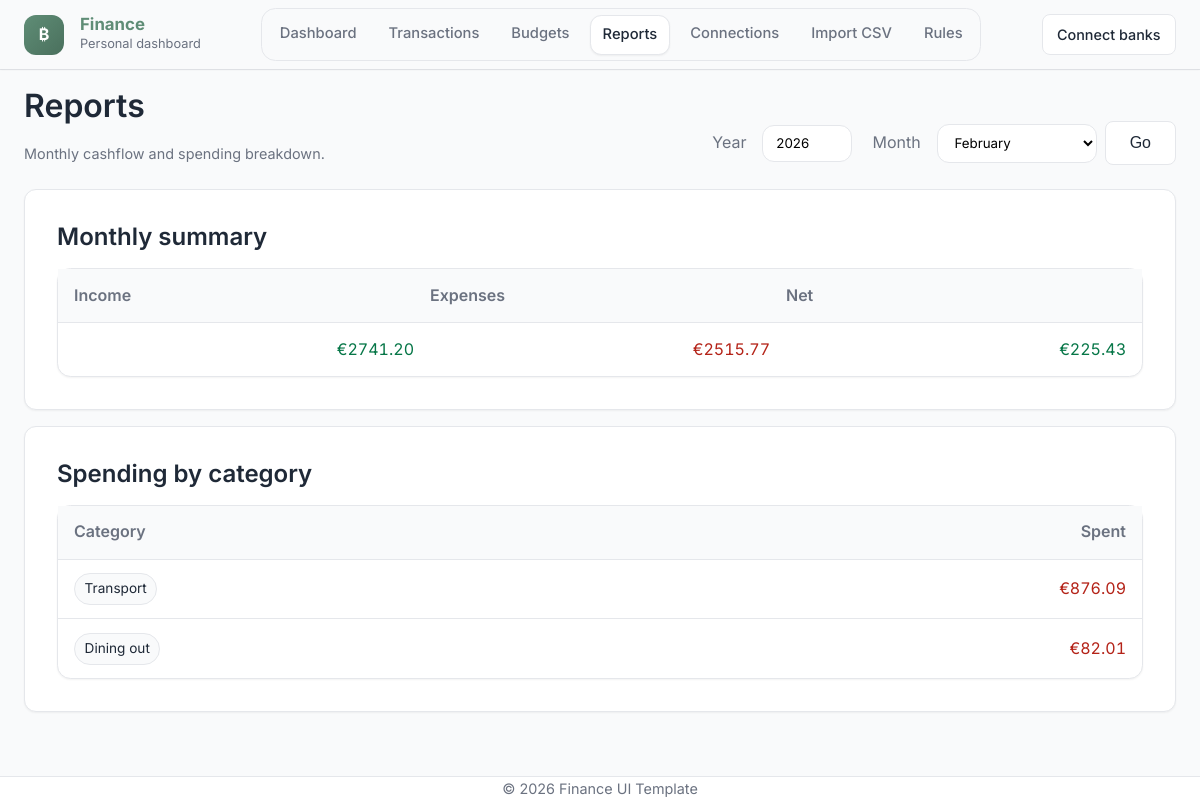
Page /reports on the committed database.
### models.py (models this page shows)
class Category(db.Model):
    id = db.Column(db.Integer, primary_key=True)
    name = db.Column(db.String(80), unique=True, nullable=False)
    transactions = db.relationship("Transaction", backref="category", lazy=True)

### app.py (the view)
@app.get("/reports")
def reports():
    year = int(request.args.get("year", date.today().year))
    month = int(request.args.get("month", date.today().month))
    start_date = date(year, month, 1)
    last_day = calendar.monthrange(year, month)[1]
    end_date = date(year, month, last_day)
    income = db.session.query(func.coalesce(func.sum(Transaction.amount), 0)) \
        .filter(
            Transaction.posted_date >= start_date,
            Transaction.posted_date <= end_date,
            Transaction.amount > 0
        ).scalar()
    expenses = db.session.query(func.coalesce(func.sum(-Transaction.amount), 0)) \
        .filter(
            Transaction.posted_date >= start_date,
            Transaction.posted_date <= end_date,
            Transaction.amount < 0
        ).scalar()
    income = float(income or 0)
    expenses = float(expenses or 0)
    net = float(income - expenses)
    rows = db.session.query(
        Category.name.label("name"),
        func.coalesce(func.sum(-Transaction.amount), 0).label("spent")
    ).join(Transaction, Transaction.category_id == Category.id) \
     .filter(
         Transaction.posted_date >= start_date,
         Transaction.posted_date <= end_date,
         Transaction.amount < 0
     ) \
     .group_by(Category.name) \
     .order_by(func.sum(-Transaction.amount).desc()) \
     .all()
    by_category = [{"name": r.name, "spent": float(r.spent or 0)} for r in rows]
    return render_template(
        "reports.html",
        year=year,
        month=month,
        income=income,
        expenses=expenses,
        net=net,
        by_category=by_category
    )

### app.py (called while the page is built)
@app.context_processor
def inject_now():
    return {"current_year": date.today().year}

### templates/reports.html (shortened to what this page needs)
{% extends "base.html" %}
{% block content %}
<div class="card-header">
  <div>
    <h1>Reports</h1>
    <div class="kicker">Monthly cashflow and spending breakdown.</div>
  </div>
  <div class="toolbar">
    <form method="get" class="row" style="display:flex; gap:.5rem; align-items:center;">
      <label class="muted" style="margin-right:8px;">Year</label>
      <input name="year" value="{{ year }}" style="width:90px;" class="input">
      <label class="muted" style="margin-left:12px; margin-right:8px;">Month</label>
      <select name="month" class="input" style="width:160px;">
        {% set months = [
          (1,'January'),(2,'February'),(3,'March'),(4,'April'),(5,'May'),(6,'June'),
          (7,'July'),(8,'August'),(9,'September'),(10,'October'),(11,'November'),(12,'December')
        ] %}
        {% for m, label in months %}
          <option value="{{ m }}" {% if m == month %}selected{% endif %}>{{ label }}</option>
        {% endfor %}
      </select>
      <button class="btn btn-outline">Go</button>
    </form>
  </div>
</div>
<div class="card">
  <h2 style="margin-top:0;">Monthly summary</h2>
  <div class="surface-list" style="margin-top:1rem;">
    <div class="tx-row tx-head" style="grid-template-columns: 1fr 1fr 1fr;">
      <div>Income</div><div>Expenses</div><div>Net</div>
    </div>
    <div class="tx-row" style="grid-template-columns: 1fr 1fr 1fr;">
      <div class="tx-amount positive">€{{ '%.2f'|format(income) }}</div>
      <div class="tx-amount negative">€{{ '%.2f'|format(expenses) }}</div>
      <div class="tx-amount {% if net < 0 %}negative{% else %}positive{% endif %}">
        €{{ '%.2f'|format(net) }}
      </div>
    </div>
  </div>
</div>
<div class="card" style="margin-top:1rem;">
  <h2 style="margin-top:0;">Spending by category</h2>
  <div class="surface-list" style="margin-top:1rem;">
    <div class="tx-row tx-head" style="grid-template-columns: 1.2fr 1fr;">
      <div>Category</div><div class="tx-amount">Spent</div>
    </div>
    {% if by_category and by_category|length %}
      {% for row in by_category %}
      <div class="tx-row" style="grid-template-columns: 1.2fr 1fr;">
        <div><span class="badge">{{ row.name }}</span></div>
        <div class="tx-amount negative">€{{ '%.2f'|format(row.spent) }}</div>
      </div>
      {% endfor %}
    {% else %}
      <div class="tx-row" style="grid-template-columns: 1fr;">
        <div class="muted">No expense transactions found for this month.</div>
      </div>
    {% endif %}
  </div>
</div>
{% endblock %}

### static/css/style.css (style rules this page uses)
:root { --color-bg: #F9FAFB; --color-surface: #FFFFFF; --color-primary: #5F8D76; --color-primary-dark: #4A705D; --color-secondary: #8DA9C4; --color-text-main: #1F2937; --color-text-muted: #6B7280; --color-accent: #D4A373; --color-border: #E5E7EB; --font-sans: 'Inter', 'Poppins', -apple-system, BlinkMacSystemFont, "Segoe UI", Roboto, sans-serif; --spacing-xs: 0.5rem; --spacing-sm: 1rem; --spacing-md: 1.5rem; --spacing-lg: 2rem; --spacing-xl: 3rem; --shadow-sm: 0 1px 2px 0 rgba(0, 0, 0, 0.05); --shadow-md: 0 4px 6px -1px rgba(0, 0, 0, 0.1), 0 2px 4px -1px rgba(0, 0, 0, 0.06); }
* { box-sizing: border-box; margin: 0; padding: 0; }
body { font-family: var(--font-sans); background-color: var(--color-bg); color: var(--color-text-main); line-height: 1.6; min-height: 100vh; display: flex; flex-direction: column; }
h1, h2, h3, h4, h5, h6 { font-weight: 600; line-height: 1.25; color: var(--color-text-main); margin-bottom: var(--spacing-sm); }
.btn { display: inline-block; padding: 0.75rem 1.5rem; border-radius: 0.5rem; font-weight: 500; cursor: pointer; border: none; font-size: 1rem; transition: all 0.2s ease; }
.btn-outline { border: 1px solid var(--color-border); background: white; color: var(--color-text-main); }
.card { background: var(--color-surface); border-radius: 0.75rem; box-shadow: var(--shadow-sm); padding: var(--spacing-lg); border: 1px solid var(--color-border); transition: transform 0.2s, box-shadow 0.2s; }
.muted { color: var(--color-text-muted); }
.card-header { display:flex; align-items:flex-end; justify-content:space-between; gap: var(--spacing-md); margin-bottom: var(--spacing-md); flex-wrap: wrap; }
.kicker { color: var(--color-text-muted); font-size: .9rem; margin-top: .25rem; }
.badge { display:inline-flex; align-items:center; gap:.4rem; padding: .25rem .6rem; border-radius: 999px; border: 1px solid var(--color-border); background: var(--color-bg); font-size: .85rem; color: var(--color-text-main); white-space: nowrap; }
.surface-list { background: var(--color-surface); border: 1px solid var(--color-border); border-radius: 0.85rem; box-shadow: var(--shadow-sm); overflow: hidden; }
.tx-row { display:grid; grid-template-columns: 120px 1.5fr 1fr 140px 160px; gap: var(--spacing-md); padding: .85rem 1rem; border-bottom: 1px solid var(--color-border); align-items:center; }
.tx-row:last-child { border-bottom:none; }
.tx-head { background: var(--color-bg); color: var(--color-text-muted); font-weight: 600; }
.tx-amount { text-align:right; font-variant-numeric: tabular-nums; }
.tx-amount.negative { color: #b42318; }
.tx-amount.positive { color: #067647; }
.input { border:1px solid var(--color-border); border-radius:.75rem; padding:.6rem .8rem; background: var(--color-surface); font-family: var(--font-sans); outline: none; }
.toolbar { display:flex; gap:.6rem; align-items:center; flex-wrap:wrap; }
.tx-row { display:grid; grid-template-columns: 120px minmax(260px, 1.4fr) 160px 120px 140px; gap: 16px; padding: .85rem 1rem; border-bottom: 1px solid var(--color-border); align-items:center; }
.tx-row > div { min-width: 0; }
.tx-amount { text-align:right; white-space: nowrap; font-variant-numeric: tabular-nums; }
.surface-list, .tx-row { overflow: visible; }

### rows in the picture
Category: name "Transport", spent "876.09"
Category: name "Dining out", spent "82.01"

### other values in the picture
{{ '%.2f'|format(income) }} "2741.20"
{{ '%.2f'|format(expenses) }} "2515.77"
{{ '%.2f'|format(net) }} "225.43"
form field month "February"
